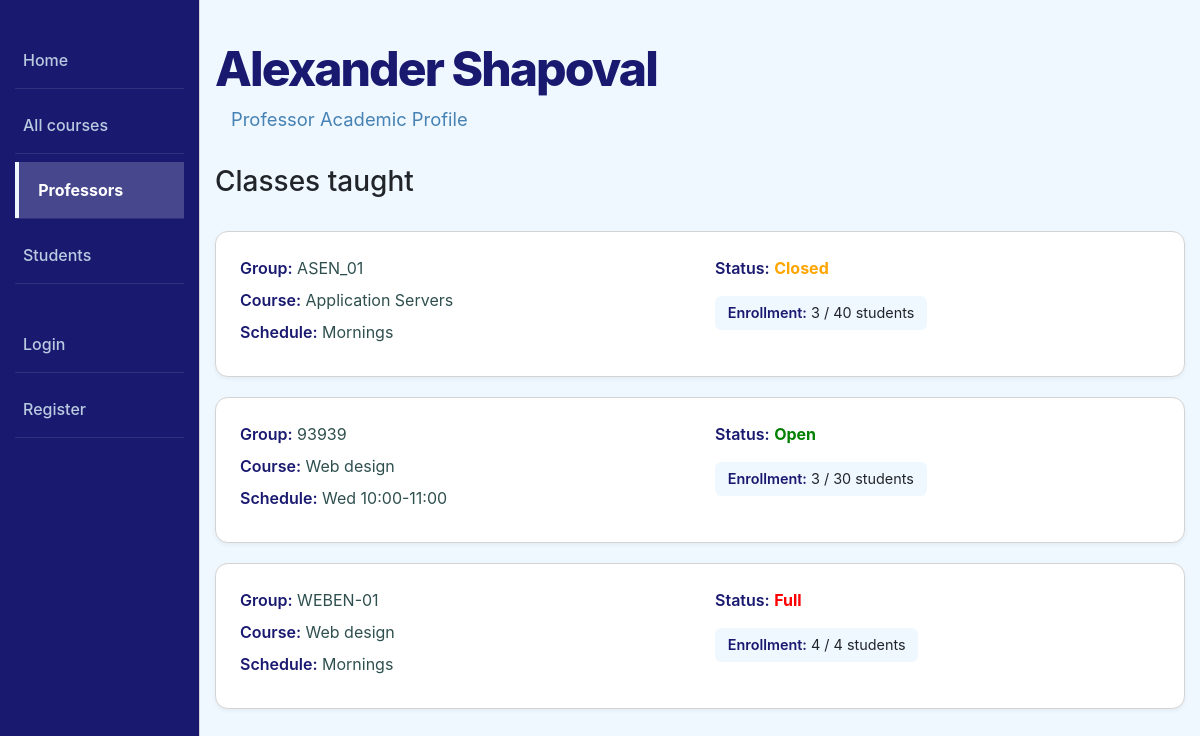
The page /catalog/professors/1 on the database its author committed.
### catalog/models.py (models this page shows, shortened)
class Profesor(models.Model):
  user = models.OneToOneField(
      User, on_delete=models.CASCADE, null=True, blank=True, related_name='profesor',
  )
  name = models.CharField(max_length=200, help_text='Enter the profesor name')

class ClassGroup(models.Model):
  ENROLLMENT_STATUS_CHOICES = [
      ('OPEN', 'Open'),
      ('CLOSED', 'Closed'),
  ]
  class_id = models.CharField(verbose_name='Class Group ID', max_length=50, unique=True, help_text='Enter the class group ID')
  start_date = models.DateField(verbose_name='Start Date', blank=True, null=True)
  end_date = models.DateField(verbose_name='End Date', blank=True, null=True)
  status = models.CharField(verbose_name='Enrollment Status', max_length=20, choices=ENROLLMENT_STATUS_CHOICES, default='OPEN')
  course = models.ForeignKey(Course, on_delete=models.CASCADE, related_name='class_groups')
  schedule = models.CharField(verbose_name='Class Schedule', max_length=255, blank=True, help_text='Enter the class schedule (e.g., Mon/Wed/Fri 10:00-11:00)')
  maxStudents = models.IntegerField(verbose_name='Maximum Students', help_text='Enter the maximum number of students')
  profesor = models.ForeignKey(Profesor, on_delete=models.SET_NULL, null=True, related_name='classes')
  enrolled_students = models.ManyToManyField(Student, related_name='classes', blank=True)
  @property
  def computed_status(self):
      if self.status == 'OPEN':
        if self.enrolled_students.count() >= self.maxStudents:
            return 'FULL'
        return 'OPEN'
      return self.status

class Course(models.Model):
  course_code = models.CharField(verbose_name='Course Code', max_length=200, help_text='Enter the course code')
  title = models.CharField(verbose_name='Course Title', max_length=200, help_text='Enter the course title')
  description = models.TextField(verbose_name='Course Description', help_text='Enter the course description', blank=True)
  academic_level = models.ForeignKey('Level', on_delete=models.SET_NULL, null=True)
  department = models.ForeignKey('Department', on_delete=models.SET_NULL, null=True)
  topic = models.CharField(verbose_name='Course Topic', max_length=255, help_text='Enter the course topic', blank=True)
  visit_count = models.PositiveIntegerField(default=0)

### catalog/views.py (the view)
# urls.py: path('professors/<int:pk>', views.ProfesorDetailView.as_view(), name='professor-detail'),
class ProfesorDetailView(generic.DetailView):
    model = Profesor

### catalog/templates/catalog/profesor_detail.html
{% extends "base_generic.html" %}
{% load static %}
{% block extra_css %}
  <link rel="stylesheet" href="{% static 'css/professor_detail.css' %}">
{% endblock %}
{% block content %}
  <h1 class="main-title">{{ profesor.name }}</h1>
  <p class="subtitle">Professor Academic Profile</p>
  <h3 class="section-title">Classes taught</h3>
  {% if profesor.classes.all %}
    <div class="class-list">
      {% for group in profesor.classes.all %}
        <div class="class-card">
          <div class="row">
            <div class="col-md-6">
              <p><strong>Group:</strong> {{ group.class_id }}</p>
              <p><strong>Course:</strong> {{ group.course.title }}</p>
              <p><strong>Schedule:</strong> {{ group.schedule }}</p>
            </div>
            <div class="col-md-6">
              <p>
                <strong>Status:</strong>
                {% if group.computed_status == 'OPEN' %}
                  <span class="status-open">Open</span>
                {% elif group.computed_status == 'FULL' %}
                  <span class="status-full">Full</span>
                {% else %}
                  <span class="status-closed">Closed</span>
                {% endif %}
              </p>
              <div class="enrollment-info">
                <strong>Enrollment:</strong>
                {{ group.enrolled_students.count }} / {{ group.maxStudents }} students
              </div>
            </div>
          </div>
        </div>
      {% endfor %}
    </div>
  {% else %}
    <p>This professor is not assigned to any class.</p>
  {% endif %}
{% endblock %}

### catalog/static/css/styles.css (style rules this page uses)
body { background-color: AliceBlue; margin: 0; padding: 0; }
.main-title { font-size: 3rem; color: MidnightBlue; margin-top: 2.5rem; margin-bottom: 0.5rem; font-weight: 800; letter-spacing: -0.12rem; }
.subtitle { font-size: 1.15rem; color: SteelBlue; margin-bottom: 2rem; display: block; padding-left: 1rem; }

### catalog/static/css/professor_detail.css (style rules this page uses)
.class-list { margin-top: 2rem; }
.class-card { background-color: White; padding: 1.5rem; margin-bottom: 1.25rem; border-radius: 0.8rem; border: 0.06rem solid LightGrey; box-shadow: 0 0.125rem 0.25rem rgba(0, 0, 0, 0.05); transition: transform 0.2s ease, border-color 0.2s ease; }
.class-card p { margin-bottom: 0.5rem; color: DarkSlateGray; }
.class-card strong { color: MidnightBlue; font-weight: 600; }
.status-open { color: Green; font-weight: bold; }
.status-full { color: Red; font-weight: bold; }
.status-closed { color: Orange; font-weight: bold; }
.enrollment-info { background-color: AliceBlue; padding: 0.4rem 0.8rem; border-radius: 0.4rem; display: inline-block; font-size: 0.9rem; margin-top: 0.5rem; }

### rows shown on the page
Profesor: name "Alexander Shapoval"
ClassGroup: class_id "ASEN_01", course "Application Servers", schedule "Mornings", status "Closed", enrolled_students.count "3", maxStudents "40"
ClassGroup: class_id "93939", course "Web design", schedule "Wed 10:00-11:00", status "Open", enrolled_students.count "3", maxStudents "30"
ClassGroup: class_id "WEBEN-01", course "Web design", schedule "Mornings", status "Full", enrolled_students.count "4", maxStudents "4"
